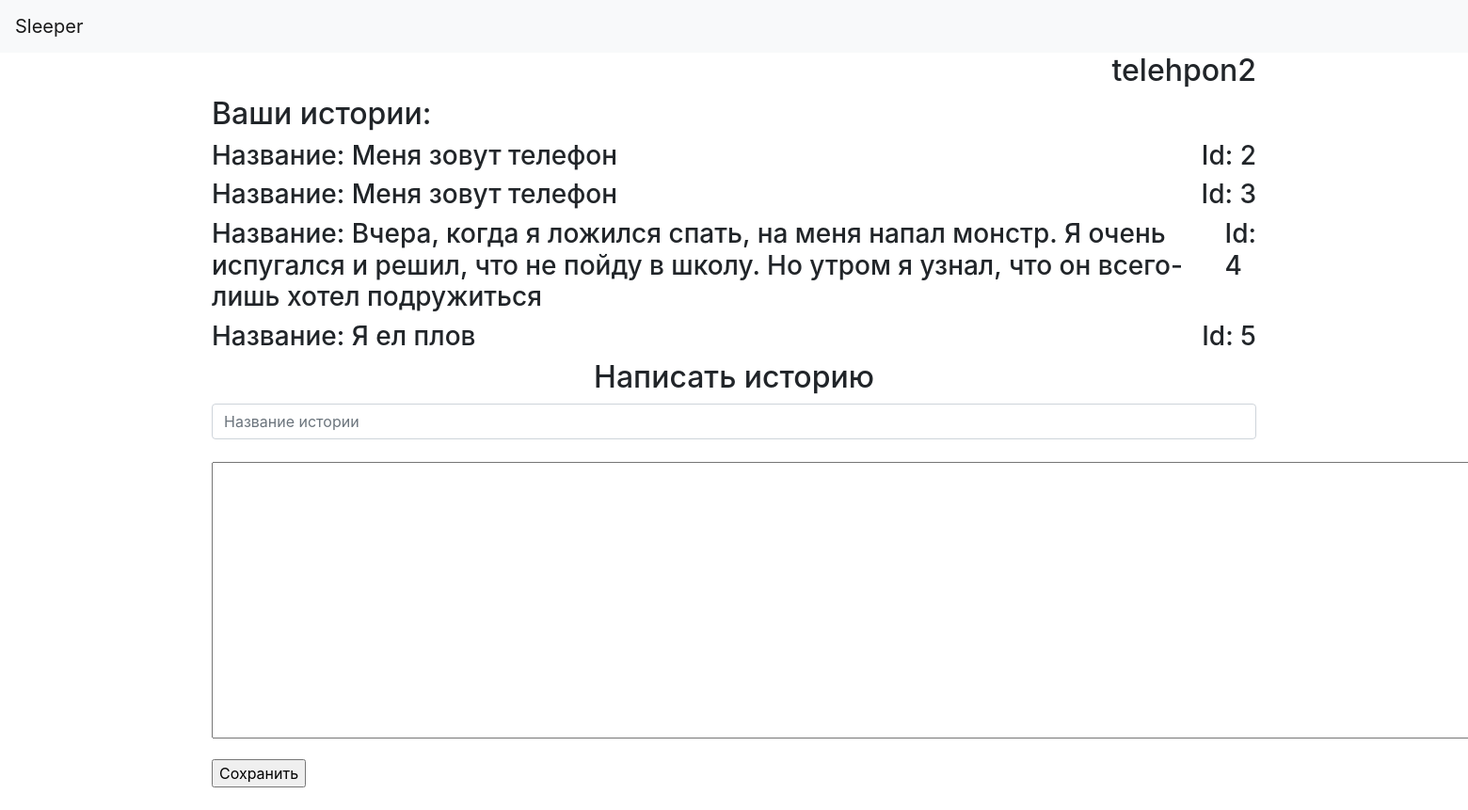
The page /my_wall/telehpon2 (signed in) on the database its author committed.
### data/users.py (models this page shows, shortened)
class Users(SqlAlchemyBase, UserMixin, SerializerMixin):
    __tablename__ = 'users'
    id = sqlalchemy.Column(sqlalchemy.Integer, primary_key=True, autoincrement=True)
    name = sqlalchemy.Column(sqlalchemy.String)
    login = sqlalchemy.Column(sqlalchemy.String, unique=True)
    hashed_password = sqlalchemy.Column(sqlalchemy.String)
    own_stories = sqlalchemy.Column(sqlalchemy.String)

### data/stories.py (models this page shows)
class Stories(SqlAlchemyBase):
    __tablename__ = 'stories'
    id = sqlalchemy.Column(sqlalchemy.Integer, primary_key=True, autoincrement=True)
    name = sqlalchemy.Column(sqlalchemy.String)
    text = sqlalchemy.Column(sqlalchemy.TEXT)

### main.py (the view, shortened to what this page needs)
@app.route('/my_wall/<user>', methods=['GET', 'POST'])
def show(user):
    if user not in session['username']:
        return redirect('/')
    db_sess = db_session.create_session()
    sleeps = db_sess.query(Stories).all()
    maks = max((sleep.id for sleep in sleeps))
    cur_user = db_sess.query(Users).filter(Users.name == str(user)).first()
    leest = cur_user.own_stories.split(', ')
    stories = [story for story in sleeps if str(story.id) in leest]
    if request.method == 'GET':
        return render_template('userpage.html', buttons=False, message='', title=f'Страница {user}', sleeps=stories)

### data/db_session.py (called while the page is built)
def create_session() -> Session:
    global __factory
    return __factory()

### templates/userpage.html (shortened to what this page needs)
{% extends "base.html" %}
{% block content %}
    <div align="right"><h2>{{title.replace('Страница ', '')}}</h2></div>
    <h2>Ваши истории:</h2>
    {% if not sleeps %}
        <h3>У вас пока нет историй</h3>
    {% else %}
      {% for sleep in sleeps %}
       <form action="" class="d-flex">
           <h3>Название: {{sleep.name}}</h3><hr>
           <h3>Id: {{sleep.id}}</h3>
       </form>
      {% endfor %}
    {% endif %}
    <form action="" method="post">
        <div align="center"><h2>Написать историю</h2></div>
        <input type="text" name="name" id="login" class="form-control" placeholder="Название истории"><br>
        <p><textarea name="text" cols="180" rows="12"></textarea></p>
        <input type="submit" class="button" value="Сохранить"><br><br>
    </form>
{% endblock %}

### rows shown on the page
Users: replace "telehpon2"
Stories: name "Меня зовут телефон", id "2"
Stories: name "Меня зовут телефон", id "3"
Stories: name "Вчера, когда я ложился спать, на меня напал монстр. Я очень испугался и решил, что не пойду в школу. Но утром я узнал, что он всего-лишь хотел подружиться", id "4"
Stories: name "Я ел плов", id "5"
